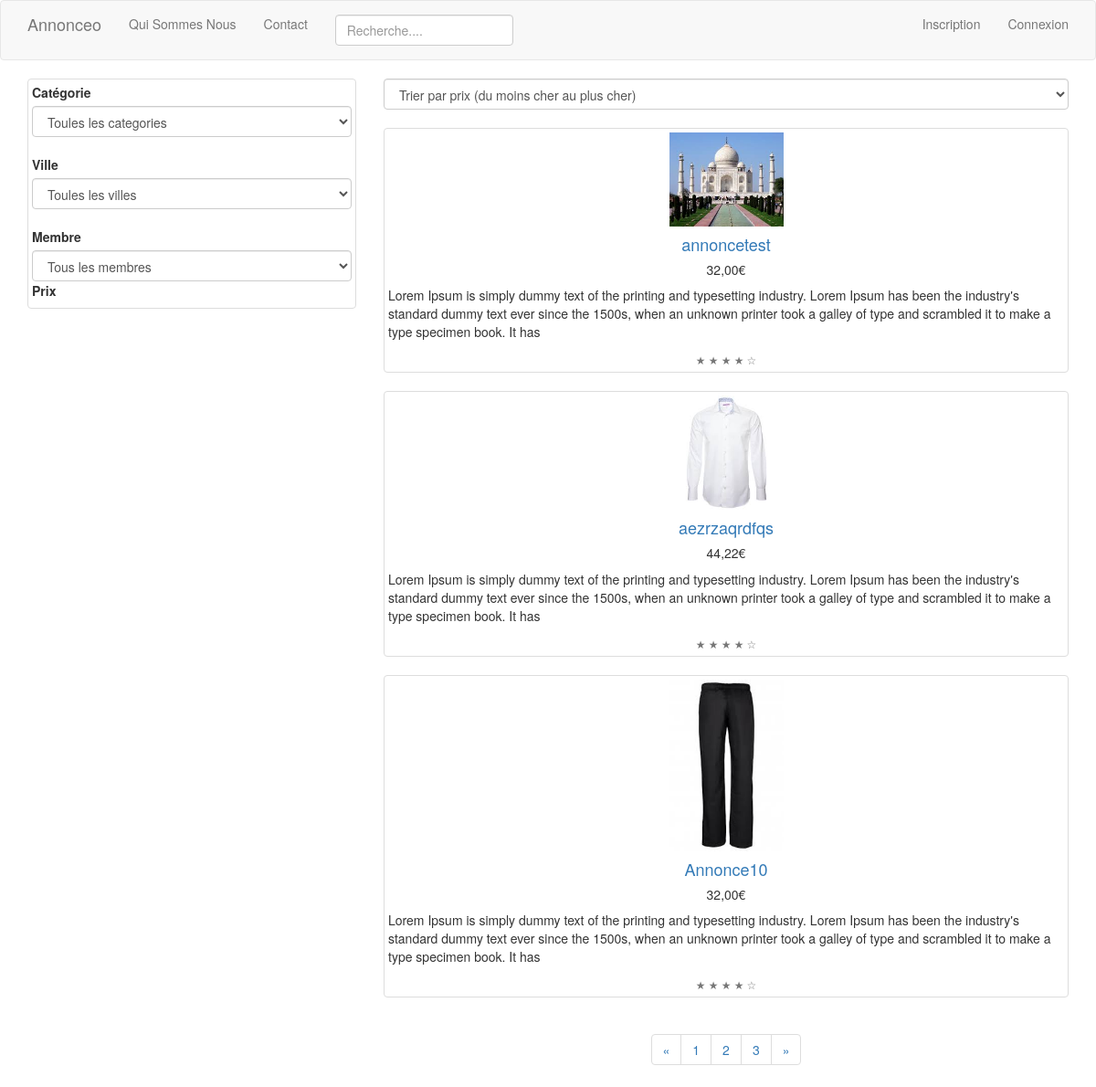
Screenshot of /index0.php with the database file from the repository.
### tables this page shows
CREATE TABLE `annonce` (
  `id_annonce` int(3) NOT NULL,
  `titre` varchar(255) NOT NULL,
  `description_courte` varchar(255) NOT NULL,
  `description_longue` text NOT NULL,
  `prix` float NOT NULL,
  `photo` varchar(255) DEFAULT NULL,
  `pays` varchar(45) DEFAULT NULL,
  `ville` varchar(45) DEFAULT NULL,
  `adresse` varchar(255) DEFAULT NULL,
  `cp` int(5) DEFAULT NULL,
  `date_enregistrement` datetime DEFAULT NULL,
  `membre_id` int(3) DEFAULT NULL,
  `photo_id` int(3) DEFAULT NULL,
  `categorie_id` int(3) DEFAULT NULL
);

### index0.php (the view, shortened to what this page needs)
<?php
include 'include/init.php';
$nbProduitsParPage = 3;
$query = 'SELECT COUNT(*) FROM annonce ORDER BY date_enregistrement desc';
$stmt = $pdo->query($query);
$nbAnnonces = $stmt->fetchColumn();
$nbPages = ceil($nbAnnonces / $nbProduitsParPage);
$page = isset($_GET['page']) ? $_GET['page'] : 1;
$limit = $nbProduitsParPage;
$offset = ($page - 1) * $nbProduitsParPage;
 $query = 'SELECT * FROM annonce ORDER BY date_enregistrement desc'
	. ' LIMIT ' . $limit
	. ' OFFSET ' . $offset
	;
$stmt = $pdo->query($query);
$annonces = $stmt->fetchAll();
include 'layout/top.php';
?>
<div class="row">
  <div class="col-sm-6 col-md-4">
    <div class="thumbnail">
				<label for="categorie">Catégorie</label>
							<select class="form-control" name="categorieAjax" id="categorieAjax">
								<option>Toules les categories</option>
							</select>
							<br>
				<label for="categorie">Ville</label>
									<select class="form-control" name="ville">
										<option>Toules les villes</option>
									</select>
							<br>
				<label for="categorie">Membre</label>
							<select class="form-control" name="membre">
								<option>Tous les membres</option>
							</select>
				<label for="categorie">Prix</label>
    </div>
  </div>
	<div class="col-md-8 mb-4">
			<select class="form-control" name="trier">
				<option>Trier par prix (du moins cher au plus cher)</option>
			</select>
			<br>
		<?php
		foreach ($annonces as $annonce) :
		?>
		<div class="card h-100 thumbnail" id="display">
			<a href="page_description.php?id_annonce=<?= $annonce['id_annonce'];?>">
			<?php
			if (!empty($annonce['photo'])) :
			?>
			<img src="<?= PHOTO_WEB . $annonce['photo']; ?>" width="125px" height="125px" >
			<?php
			else :
				echo '-';
			endif;
			?>
		</a>
		<div class="card-block">
				<h4 class="card-title text-center"><a href="#"><?= nl2br($annonce['titre']); ?></a></h4>
				<h5 class="text-center"><?= number_format($annonce['prix'], 2, ',', ' ') . '€'; ?></h5>
				<p class="card-text"><?= nl2br($annonce['description_courte']); ?></p>
		</div>
		<div class="card-footer text-center">
				<small class="text-muted">&#9733; &#9733; &#9733; &#9733; &#9734;</small>
		</div>
		</div>
			<?php
				endforeach;
				?>
	<nav class="text-center" aria-label="Page navigation">
		<ul class="pagination">
			<li>
				<a href="?page=1" aria-label="Previous">
					<span aria-hidden="true">&laquo;</span>
				</a>
			</li>
		<?php
		for ($i = 1; $i <= $nbPages; $i++) :
		?>
			<li><a href="?page=<?= $i; ?>"><?= $i; ?></a></li>
		<?php
		endfor;
		?>
			<li>
				<a href="?page=<?= $nbPages; ?>" aria-label="Next">
					<span aria-hidden="true">&raquo;</span>
				</a>
			</li>
		</ul>
	</nav>
</div>
</div>
<?php
include 'layout/bottom.php';
?>

### rows the page displays
annonce: photo (picture), titre "annoncetest", prix "32,00", description_courte "Lorem Ipsum is simply dummy text of the printing and typesetting industry. Lorem Ipsum has been the industry's standard dummy text ever since the 1500s, when an unknown printer took a galley of type and scrambled it to make a type specimen book. It has"
annonce: photo (picture), titre "aezrzaqrdfqs", prix "44,22", description_courte "Lorem Ipsum is simply dummy text of the printing and typesetting industry. Lorem Ipsum has been the industry's standard dummy text ever since the 1500s, when an unknown printer took a galley of type and scrambled it to make a type specimen book. It has"
annonce: photo (picture), titre "Annonce10", prix "32,00", description_courte "Lorem Ipsum is simply dummy text of the printing and typesetting industry. Lorem Ipsum has been the industry's standard dummy text ever since the 1500s, when an unknown printer took a galley of type and scrambled it to make a type specimen book. It has"
